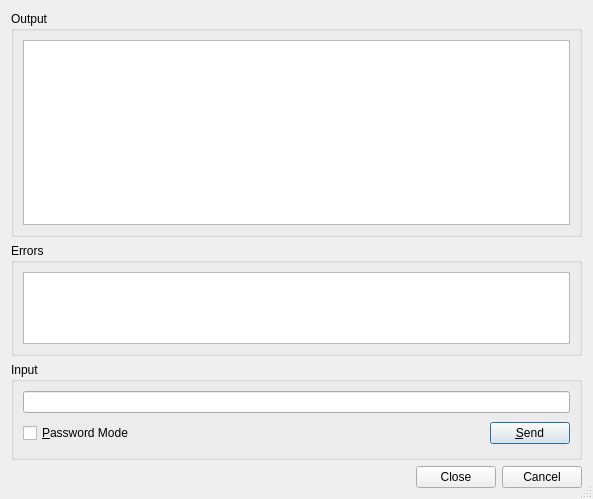
<?xml version="1.0" encoding="UTF-8"?>
<ui version="4.0">
 <class>HgDialog</class>
 <widget class="QDialog" name="HgDialog">
  <property name="geometry">
   <rect>
    <x>0</x>
    <y>0</y>
    <width>593</width>
    <height>499</height>
   </rect>
  </property>
  <property name="windowTitle">
   <string>Mercurial</string>
  </property>
  <property name="sizeGripEnabled">
   <bool>true</bool>
  </property>
  <layout class="QVBoxLayout" name="verticalLayout">
   <item>
    <widget class="QGroupBox" name="outputGroup">
     <property name="sizePolicy">
      <sizepolicy hsizetype="Preferred" vsizetype="Expanding">
       <horstretch>0</horstretch>
       <verstretch>2</verstretch>
      </sizepolicy>
     </property>
     <property name="title">
      <string>Output</string>
     </property>
     <layout class="QVBoxLayout">
      <item>
       <widget class="QTextEdit" name="resultbox">
        <property name="readOnly">
         <bool>true</bool>
        </property>
        <property name="acceptRichText">
         <bool>false</bool>
        </property>
       </widget>
      </item>
     </layout>
    </widget>
   </item>
   <item>
    <widget class="QGroupBox" name="errorGroup">
     <property name="sizePolicy">
      <sizepolicy hsizetype="Preferred" vsizetype="Expanding">
       <horstretch>0</horstretch>
       <verstretch>1</verstretch>
      </sizepolicy>
     </property>
     <property name="title">
      <string>Errors</string>
     </property>
     <layout class="QVBoxLayout">
      <item>
       <widget class="QTextEdit" name="errors">
        <property name="readOnly">
         <bool>true</bool>
        </property>
        <property name="acceptRichText">
         <bool>false</bool>
        </property>
       </widget>
      </item>
     </layout>
    </widget>
   </item>
   <item>
    <widget class="QGroupBox" name="inputGroup">
     <property name="title">
      <string>Input</string>
     </property>
     <layout class="QGridLayout" name="_2">
      <item row="1" column="1">
       <spacer>
        <property name="orientation">
         <enum>Qt::Horizontal</enum>
        </property>
        <property name="sizeType">
         <enum>QSizePolicy::Expanding</enum>
        </property>
        <property name="sizeHint" stdset="0">
         <size>
          <width>327</width>
          <height>29</height>
         </size>
        </property>
       </spacer>
      </item>
      <item row="1" column="2">
       <widget class="QPushButton" name="sendButton">
        <property name="toolTip">
         <string>Press to send the input to the Mercurial process</string>
        </property>
        <property name="text">
         <string>&amp;Send</string>
        </property>
        <property name="shortcut">
         <string>Alt+S</string>
        </property>
       </widget>
      </item>
      <item row="0" column="0" colspan="3">
       <widget class="QLineEdit" name="input">
        <property name="toolTip">
         <string>Enter data to be sent to the Mercurial process</string>
        </property>
       </widget>
      </item>
      <item row="1" column="0">
       <widget class="QCheckBox" name="passwordCheckBox">
        <property name="toolTip">
         <string>Select to switch the input field to password mode</string>
        </property>
        <property name="text">
         <string>&amp;Password Mode</string>
        </property>
        <property name="shortcut">
         <string>Alt+P</string>
        </property>
       </widget>
      </item>
     </layout>
    </widget>
   </item>
   <item>
    <widget class="QDialogButtonBox" name="buttonBox">
     <property name="orientation">
      <enum>Qt::Horizontal</enum>
     </property>
     <property name="standardButtons">
      <set>QDialogButtonBox::Cancel|QDialogButtonBox::Close</set>
     </property>
    </widget>
   </item>
  </layout>
 </widget>
 <pixmapfunction>qPixmapFromMimeSource</pixmapfunction>
 <tabstops>
  <tabstop>resultbox</tabstop>
  <tabstop>errors</tabstop>
  <tabstop>passwordCheckBox</tabstop>
  <tabstop>input</tabstop>
  <tabstop>sendButton</tabstop>
 </tabstops>
 <resources/>
 <connections/>
</ui>
